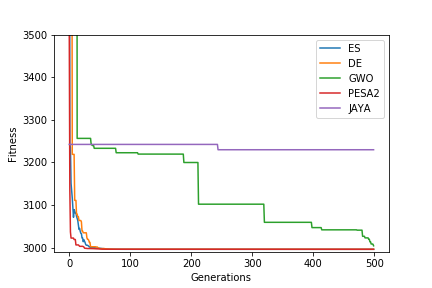

Source code (Python):
#--------------------------------------------------------------------
# Paper: NEORL: A Framework for NeuroEvolution Optimization with RL
# Section: Script for supplementary materials section 7
# Contact: Majdi I. Radaideh ([email redacted])
# Last update: 9/10/2021
#---------------------------------------------------------------------

from neorl import ES, DE, GWO, PESA2, SSA, JAYA, HHO
from neorl.tune import RANDTUNE, GRIDTUNE
import math
import matplotlib.pyplot as plt

#################
# Set up bounds #
#################
bounds = {}
bounds['x1'] = ['float', 2.6, 3.6]
bounds['x2'] = ['float', 0.7, 0.8]
bounds['x3'] = ['float', 17, 28]
bounds['x4'] = ['float', 7.3, 8.3]
bounds['x5'] = ['float', 7.8, 8.3]
bounds['x6'] = ['float', 2.9, 3.9]
bounds['x7'] = ['float', 5.0, 5.5]

##################################
# Speed reducer fitness function #
##################################
def speedred(x):
    check=all([item >= bounds['x'+str(i+1)][1] for i,item in enumerate(x)]) \
          and all([item <= bounds['x'+str(i+1)][2] for i,item in enumerate(x)])
    if not check:
        raise Exception ('--error check fails')

    x[2] = int(x[2])     #or use round(x[2]) and see what is better

    y=0.7854*x[0]*x[1]**2*(3.3333*x[2]**2 + 14.9334*x[2] - 43.0934) \
    -1.508*x[0]*(x[5]**2+x[6]**2)  \
    +7.4777*(x[5]**3+x[6]**3)  \
    +0.7854*(x[3]*x[5]**2+x[4]*x[6]**2)

    g1=27/(x[0]*x[1]**2*x[2])-1
    g2=397.5/(x[0]*x[1]**2*x[2]**2)-1
    g3=1.93*x[3]**3/(x[1]*x[2]*x[5]**4)-1
    g4=1.93*x[4]**3/(x[1]*x[2]*x[6]**4)-1
    g5=1/(110*x[5]**3)*math.sqrt((745*x[3]/(x[1]*x[2]))**2 + 16.9e6) -1
    g6=1/(85*x[6]**3)*math.sqrt((745*x[4]/(x[1]*x[2]))**2 + 157.5e6) -1
    g7=x[1]*x[2]/40-1
    g8=5*x[1]/x[0]-1
    g9=x[0]/(12*x[1]) -1
    g10=(1.5*x[5]+1.9)/x[3]-1
    g11=(1.1*x[6]+1.9)/x[4]-1

    g=[g1,g2,g3,g4,g5,g6,g7,g8,g9,g10,g11]

    phi=sum(max(item,0) for item in g)
    if phi > 1e-5:
        reward=phi+5500
    else:
        reward=y

    return reward

######################
# General parameters #
######################
seed=1
ngen=500

######
# ES #
######
print('Running ES')
es = ES(mode='min', bounds=bounds, fit=speedred, lambda_=60, mu=30, cxmode='blend', alpha=0.5, cxpb=0.8, mutpb=0.057, seed=seed)
x_es, y_es, es_hist = es.evolute(ngen=ngen, verbose=False)
assert speedred(x_es) == y_es

######
# DE #
######
print('Running DE')
de = DE(mode='min', bounds=bounds, fit=speedred, npop=50, F=0.5, CR=0.6, seed=seed)
x_de, y_de, de_hist = de.evolute(ngen=ngen, verbose=False)
assert speedred(x_de) == y_de

#######
# GWO #
#######
print('Running GWO')
gwo = GWO(mode='min', bounds=bounds, fit=speedred, nwolves=20, seed=seed)
x_gwo, y_gwo, gwo_hist = gwo.evolute(ngen=ngen, verbose=False)
gwo_hist=gwo_hist['fitness']
assert speedred(x_gwo) == y_gwo

#########
# PESA2 #
#########
print('Running PESA2')
pesa2 = PESA2(mode='min', bounds=bounds, fit=speedred, R_frac=0.5, memory_size=None, alpha_init=0.1, alpha_end=0.9, nwolves=6, npop=55, CR=0.75, F=0.5, nwhales=10, seed=seed)
x_pesa2, y_pesa2, pesa2_hist = pesa2.evolute(ngen=ngen, verbose=False)
assert speedred(x_pesa2) == y_pesa2

########
# JAYA #
########
print('Running JAYA')
jaya = JAYA(mode='min', bounds=bounds, fit=speedred, npop=50, seed=seed)
x_jaya, y_jaya, jaya_hist = jaya.evolute(ngen=ngen, verbose=False)
assert speedred(x_jaya) == y_jaya

############
# Graphing #
############
hists = [es_hist, de_hist, gwo_hist, pesa2_hist, jaya_hist]
labels = ['ES', 'DE', 'GWO', 'PESA2', 'JAYA']
plt.figure()
for i, hist in enumerate(hists):
    plt.plot(hist, label=labels[i])
plt.xlabel('Generations')
plt.ylabel('Fitness')
plt.legend()
plt.ylim([2990, 3500])
plt.savefig('speedred.png')

#####################
# Compare fitnesses #
#####################
print()
print('FITNESS COMPARISONS')
print('----------------------------------')
for i, hist in enumerate(hists):
    print(f'{labels[i]}: {hist[-1]}')
